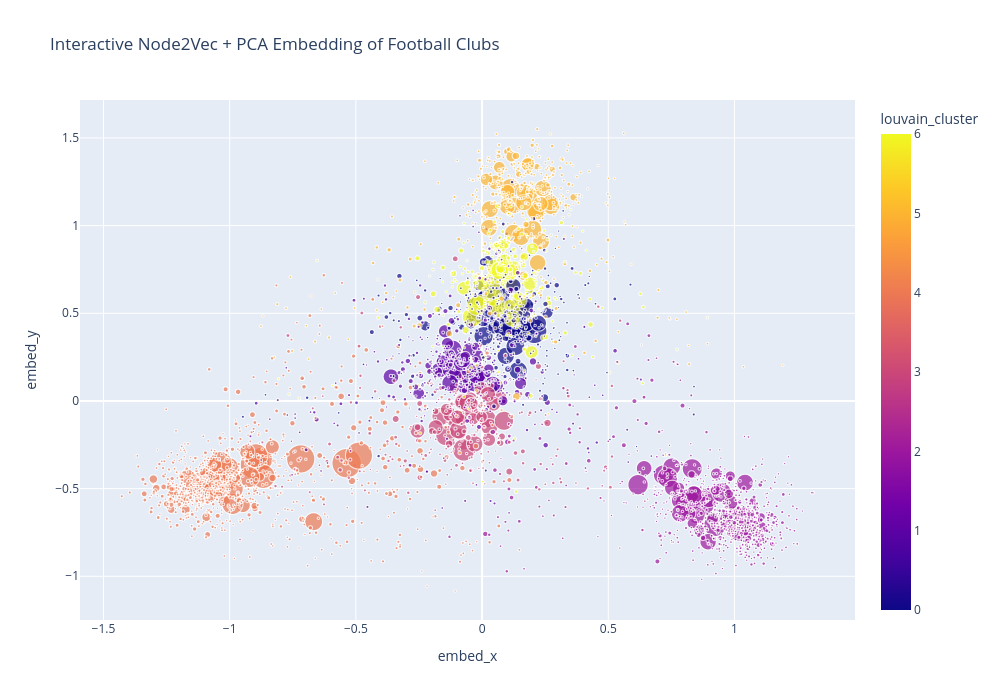

The code cell stored with this chart in its notebook:
### Code cell
fig = px.scatter(
    club_embeddings,
    x="embed_x",
    y="embed_y",
    color="louvain_cluster",
    size="pagerank",
    hover_name="club",
    hover_data={
        "country": True,
        "degree": True,
        "weighted_degree": True,
        "transfers_in": True,
        "transfers_out": True,
        "pagerank": ":.5f",
        "embed_x": False,
        "embed_y": False
    },
    title="Interactive Node2Vec + PCA Embedding of Football Clubs",
    size_max=30
)

fig.update_layout(
    width=1000,
    height=700,
    legend_title_text="Louvain Cluster"
)

fig.show()

### Figure 1 — Plotly figure (JSON) as saved in the notebook; plotly's stock layout.template omitted (floating-point values rounded to 4 significant figures; data arrays with more than 128 entries replaced by an {"elided": "..."} marker saying what was removed)
{"data": [{"customdata": {"elided": "3606x6 mixed values"}, "hovertemplate": "<b>%{hovertext}</b><br><br>pagerank=%{customdata[5]:.5f}<br>country=%{customdata[0]}<br>degree=%{customdata[1]}<br>weighted_degree=%{customdata[2]}<br>transfers_in=%{customdata[3]}<br>transfers_out=%{customdata[4]}<br>louvain_cluster=%{marker.color}<extra></extra>", "hovertext": {"elided": "3606 str values"}, "legendgroup": "", "marker": {"color": {"elided": "3606 int values"}, "coloraxis": "coloraxis", "size": {"elided": "3606 float values"}, "sizemode": "area", "sizeref": 9.99e-06, "symbol": "circle"}, "mode": "markers", "name": "", "showlegend": false, "type": "scattergl", "x": {"elided": "3606 float values"}, "xaxis": "x", "y": {"elided": "3606 float values"}, "yaxis": "y"}], "layout": {"coloraxis": {"colorbar": {"title": {"text": "louvain_cluster"}}, "colorscale": [[0, "#0d0887"], [0.1111, "#46039f"], [0.2222, "#7201a8"], [0.3333, "#9c179e"], [0.4444, "#bd3786"], [0.5556, "#d8576b"], [0.6667, "#ed7953"], [0.7778, "#fb9f3a"], [0.8889, "#fdca26"], [1, "#f0f921"]]}, "height": 700, "legend": {"itemsizing": "constant", "title": {"text": "Louvain Cluster"}, "tracegroupgap": 0}, "title": {"text": "Interactive Node2Vec + PCA Embedding of Football Clubs"}, "width": 1000, "xaxis": {"anchor": "y", "domain": [0, 1], "title": {"text": "embed_x"}}, "yaxis": {"anchor": "x", "domain": [0, 1], "title": {"text": "embed_y"}}}}
